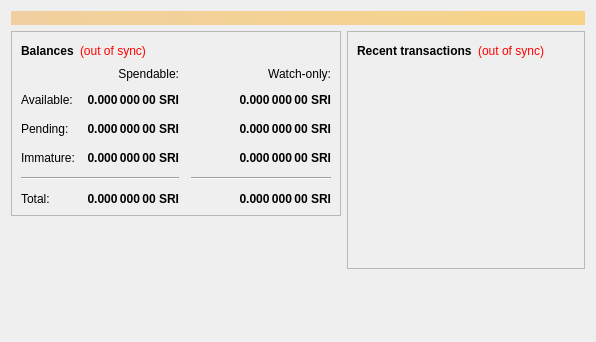
<?xml version="1.0" encoding="UTF-8"?>
<ui version="4.0">
 <class>OverviewPage</class>
 <widget class="QWidget" name="OverviewPage">
  <property name="geometry">
   <rect>
    <x>0</x>
    <y>0</y>
    <width>596</width>
    <height>342</height>
   </rect>
  </property>
  <property name="windowTitle">
   <string>Form</string>
  </property>
  <layout class="QVBoxLayout" name="topLayout">
   <item>
    <widget class="QLabel" name="labelAlerts">
     <property name="visible">
      <bool>false</bool>
     </property>
     <property name="styleSheet">
      <string notr="true">background-color: qlineargradient(x1: 0, y1: 0, x2: 1, y2: 0, stop:0 #F0D0A0, stop:1 #F8D488); color:#000000;</string>
     </property>
     <property name="wordWrap">
      <bool>true</bool>
     </property>
     <property name="margin">
      <number>3</number>
     </property>
    </widget>
   </item>
   <item>
    <layout class="QHBoxLayout" name="horizontalLayout" stretch="1,1">
     <item>
      <layout class="QVBoxLayout" name="verticalLayout_2">
       <item>
        <widget class="QFrame" name="frame">
         <property name="frameShape">
          <enum>QFrame::StyledPanel</enum>
         </property>
         <property name="frameShadow">
          <enum>QFrame::Raised</enum>
         </property>
         <layout class="QVBoxLayout" name="verticalLayout_4">
          <item>
           <layout class="QHBoxLayout" name="horizontalLayout_4">
            <item>
             <widget class="QLabel" name="label_5">
              <property name="font">
               <font>
                <weight>75</weight>
                <bold>true</bold>
               </font>
              </property>
              <property name="text">
               <string>Balances</string>
              </property>
             </widget>
            </item>
            <item>
             <widget class="QLabel" name="labelWalletStatus">
              <property name="cursor">
               <cursorShape>WhatsThisCursor</cursorShape>
              </property>
              <property name="toolTip">
               <string>The displayed information may be out of date. Your wallet automatically synchronizes with the Bitcoin network after a connection is established, but this process has not completed yet.</string>
              </property>
              <property name="styleSheet">
               <string notr="true">QLabel { color: red; }</string>
              </property>
              <property name="text">
               <string notr="true">(out of sync)</string>
              </property>
              <property name="alignment">
               <set>Qt::AlignLeading|Qt::AlignLeft|Qt::AlignVCenter</set>
              </property>
             </widget>
            </item>
            <item>
             <spacer name="horizontalSpacer_3">
              <property name="orientation">
               <enum>Qt::Horizontal</enum>
              </property>
              <property name="sizeHint" stdset="0">
               <size>
                <width>40</width>
                <height>20</height>
               </size>
              </property>
             </spacer>
            </item>
           </layout>
          </item>
          <item>
           <layout class="QGridLayout" name="gridLayout">
            <property name="spacing">
             <number>12</number>
            </property>
            <item row="2" column="2">
             <widget class="QLabel" name="labelWatchPending">
              <property name="font">
               <font>
                <weight>75</weight>
                <bold>true</bold>
               </font>
              </property>
              <property name="cursor">
               <cursorShape>IBeamCursor</cursorShape>
              </property>
              <property name="toolTip">
               <string>Unconfirmed transactions to watch-only addresses</string>
              </property>
              <property name="text">
               <string notr="true">0.000 000 00 SRI</string>
              </property>
              <property name="alignment">
               <set>Qt::AlignRight|Qt::AlignTrailing|Qt::AlignVCenter</set>
              </property>
              <property name="textInteractionFlags">
               <set>Qt::LinksAccessibleByMouse|Qt::TextSelectableByKeyboard|Qt::TextSelectableByMouse</set>
              </property>
             </widget>
            </item>
            <item row="2" column="1">
             <widget class="QLabel" name="labelUnconfirmed">
              <property name="font">
               <font>
                <weight>75</weight>
                <bold>true</bold>
               </font>
              </property>
              <property name="cursor">
               <cursorShape>IBeamCursor</cursorShape>
              </property>
              <property name="toolTip">
               <string>Total of transactions that have yet to be confirmed, and do not yet count toward the spendable balance</string>
              </property>
              <property name="text">
               <string notr="true">0.000 000 00 SRI</string>
              </property>
              <property name="alignment">
               <set>Qt::AlignRight|Qt::AlignTrailing|Qt::AlignVCenter</set>
              </property>
              <property name="textInteractionFlags">
               <set>Qt::LinksAccessibleByMouse|Qt::TextSelectableByKeyboard|Qt::TextSelectableByMouse</set>
              </property>
             </widget>
            </item>
            <item row="3" column="2">
             <widget class="QLabel" name="labelWatchImmature">
              <property name="font">
               <font>
                <weight>75</weight>
                <bold>true</bold>
               </font>
              </property>
              <property name="cursor">
               <cursorShape>IBeamCursor</cursorShape>
              </property>
              <property name="toolTip">
               <string>Mined balance in watch-only addresses that has not yet matured</string>
              </property>
              <property name="text">
               <string notr="true">0.000 000 00 SRI</string>
              </property>
              <property name="alignment">
               <set>Qt::AlignRight|Qt::AlignTrailing|Qt::AlignVCenter</set>
              </property>
              <property name="textInteractionFlags">
               <set>Qt::LinksAccessibleByMouse|Qt::TextSelectableByKeyboard|Qt::TextSelectableByMouse</set>
              </property>
             </widget>
            </item>
            <item row="4" column="0" colspan="2">
             <widget class="Line" name="line">
              <property name="orientation">
               <enum>Qt::Horizontal</enum>
              </property>
             </widget>
            </item>
            <item row="4" column="2">
             <widget class="Line" name="lineWatchBalance">
              <property name="sizePolicy">
               <sizepolicy hsizetype="Preferred" vsizetype="Fixed">
                <horstretch>0</horstretch>
                <verstretch>0</verstretch>
               </sizepolicy>
              </property>
              <property name="minimumSize">
               <size>
                <width>140</width>
                <height>0</height>
               </size>
              </property>
              <property name="orientation">
               <enum>Qt::Horizontal</enum>
              </property>
             </widget>
            </item>
            <item row="5" column="0">
             <widget class="QLabel" name="labelTotalText">
              <property name="text">
               <string>Total:</string>
              </property>
             </widget>
            </item>
            <item row="3" column="1">
             <widget class="QLabel" name="labelImmature">
              <property name="font">
               <font>
                <weight>75</weight>
                <bold>true</bold>
               </font>
              </property>
              <property name="cursor">
               <cursorShape>IBeamCursor</cursorShape>
              </property>
              <property name="toolTip">
               <string>Mined balance that has not yet matured</string>
              </property>
              <property name="text">
               <string notr="true">0.000 000 00 SRI</string>
              </property>
              <property name="alignment">
               <set>Qt::AlignRight|Qt::AlignTrailing|Qt::AlignVCenter</set>
              </property>
              <property name="textInteractionFlags">
               <set>Qt::LinksAccessibleByMouse|Qt::TextSelectableByKeyboard|Qt::TextSelectableByMouse</set>
              </property>
             </widget>
            </item>
            <item row="2" column="3">
             <spacer name="horizontalSpacer_2">
              <property name="orientation">
               <enum>Qt::Horizontal</enum>
              </property>
              <property name="sizeHint" stdset="0">
               <size>
                <width>40</width>
                <height>20</height>
               </size>
              </property>
             </spacer>
            </item>
            <item row="3" column="0">
             <widget class="QLabel" name="labelImmatureText">
              <property name="text">
               <string>Immature:</string>
              </property>
             </widget>
            </item>
            <item row="5" column="1">
             <widget class="QLabel" name="labelTotal">
              <property name="font">
               <font>
                <weight>75</weight>
                <bold>true</bold>
               </font>
              </property>
              <property name="cursor">
               <cursorShape>IBeamCursor</cursorShape>
              </property>
              <property name="toolTip">
               <string>Your current total balance</string>
              </property>
              <property name="text">
               <string notr="true">0.000 000 00 SRI</string>
              </property>
              <property name="alignment">
               <set>Qt::AlignRight|Qt::AlignTrailing|Qt::AlignVCenter</set>
              </property>
              <property name="textInteractionFlags">
               <set>Qt::LinksAccessibleByMouse|Qt::TextSelectableByKeyboard|Qt::TextSelectableByMouse</set>
              </property>
             </widget>
            </item>
            <item row="5" column="2">
             <widget class="QLabel" name="labelWatchTotal">
              <property name="font">
               <font>
                <weight>75</weight>
                <bold>true</bold>
               </font>
              </property>
              <property name="cursor">
               <cursorShape>IBeamCursor</cursorShape>
              </property>
              <property name="toolTip">
               <string>Current total balance in watch-only addresses</string>
              </property>
              <property name="text">
               <string notr="true">0.000 000 00 SRI</string>
              </property>
              <property name="alignment">
               <set>Qt::AlignRight|Qt::AlignTrailing|Qt::AlignVCenter</set>
              </property>
              <property name="textInteractionFlags">
               <set>Qt::LinksAccessibleByMouse|Qt::TextSelectableByKeyboard|Qt::TextSelectableByMouse</set>
              </property>
             </widget>
            </item>
            <item row="0" column="2">
             <widget class="QLabel" name="labelWatchonly">
              <property name="text">
               <string>Watch-only:</string>
              </property>
              <property name="alignment">
               <set>Qt::AlignRight|Qt::AlignTrailing|Qt::AlignVCenter</set>
              </property>
             </widget>
            </item>
            <item row="1" column="0">
             <widget class="QLabel" name="labelBalanceText">
              <property name="text">
               <string>Available:</string>
              </property>
             </widget>
            </item>
            <item row="1" column="1">
             <widget class="QLabel" name="labelBalance">
              <property name="font">
               <font>
                <weight>75</weight>
                <bold>true</bold>
               </font>
              </property>
              <property name="cursor">
               <cursorShape>IBeamCursor</cursorShape>
              </property>
              <property name="toolTip">
               <string>Your current spendable balance</string>
              </property>
              <property name="text">
               <string notr="true">0.000 000 00 SRI</string>
              </property>
              <property name="alignment">
               <set>Qt::AlignRight|Qt::AlignTrailing|Qt::AlignVCenter</set>
              </property>
              <property name="textInteractionFlags">
               <set>Qt::LinksAccessibleByMouse|Qt::TextSelectableByKeyboard|Qt::TextSelectableByMouse</set>
              </property>
             </widget>
            </item>
            <item row="1" column="2">
             <widget class="QLabel" name="labelWatchAvailable">
              <property name="font">
               <font>
                <weight>75</weight>
                <bold>true</bold>
               </font>
              </property>
              <property name="cursor">
               <cursorShape>IBeamCursor</cursorShape>
              </property>
              <property name="toolTip">
               <string>Your current balance in watch-only addresses</string>
              </property>
              <property name="text">
               <string notr="true">0.000 000 00 SRI</string>
              </property>
              <property name="alignment">
               <set>Qt::AlignRight|Qt::AlignTrailing|Qt::AlignVCenter</set>
              </property>
              <property name="textInteractionFlags">
               <set>Qt::LinksAccessibleByMouse|Qt::TextSelectableByKeyboard|Qt::TextSelectableByMouse</set>
              </property>
             </widget>
            </item>
            <item row="2" column="0">
             <widget class="QLabel" name="labelPendingText">
              <property name="text">
               <string>Pending:</string>
              </property>
             </widget>
            </item>
            <item row="0" column="1">
             <widget class="QLabel" name="labelSpendable">
              <property name="text">
               <string>Spendable:</string>
              </property>
              <property name="alignment">
               <set>Qt::AlignRight|Qt::AlignTrailing|Qt::AlignVCenter</set>
              </property>
             </widget>
            </item>
           </layout>
          </item>
         </layout>
        </widget>
       </item>
       <item>
        <spacer name="verticalSpacer">
         <property name="orientation">
          <enum>Qt::Vertical</enum>
         </property>
         <property name="sizeHint" stdset="0">
          <size>
           <width>20</width>
           <height>40</height>
          </size>
         </property>
        </spacer>
       </item>
      </layout>
     </item>
     <item>
      <layout class="QVBoxLayout" name="verticalLayout_3">
       <item>
        <widget class="QFrame" name="frame_2">
         <property name="frameShape">
          <enum>QFrame::StyledPanel</enum>
         </property>
         <property name="frameShadow">
          <enum>QFrame::Raised</enum>
         </property>
         <layout class="QVBoxLayout" name="verticalLayout">
          <item>
           <layout class="QHBoxLayout" name="horizontalLayout_2">
            <item>
             <widget class="QLabel" name="label_4">
              <property name="font">
               <font>
                <weight>75</weight>
                <bold>true</bold>
               </font>
              </property>
              <property name="text">
               <string>Recent transactions</string>
              </property>
             </widget>
            </item>
            <item>
             <widget class="QLabel" name="labelTransactionsStatus">
              <property name="cursor">
               <cursorShape>WhatsThisCursor</cursorShape>
              </property>
              <property name="toolTip">
               <string>The displayed information may be out of date. Your wallet automatically synchronizes with the Bitcoin network after a connection is established, but this process has not completed yet.</string>
              </property>
              <property name="styleSheet">
               <string notr="true">QLabel { color: red; }</string>
              </property>
              <property name="text">
               <string notr="true">(out of sync)</string>
              </property>
              <property name="alignment">
               <set>Qt::AlignRight|Qt::AlignTrailing|Qt::AlignVCenter</set>
              </property>
             </widget>
            </item>
            <item>
             <spacer name="horizontalSpacer">
              <property name="orientation">
               <enum>Qt::Horizontal</enum>
              </property>
              <property name="sizeHint" stdset="0">
               <size>
                <width>40</width>
                <height>20</height>
               </size>
              </property>
             </spacer>
            </item>
           </layout>
          </item>
          <item>
           <widget class="QListView" name="listTransactions">
            <property name="styleSheet">
             <string notr="true">QListView { background: transparent; }</string>
            </property>
            <property name="frameShape">
             <enum>QFrame::NoFrame</enum>
            </property>
            <property name="verticalScrollBarPolicy">
             <enum>Qt::ScrollBarAlwaysOff</enum>
            </property>
            <property name="horizontalScrollBarPolicy">
             <enum>Qt::ScrollBarAlwaysOff</enum>
            </property>
            <property name="selectionMode">
             <enum>QAbstractItemView::NoSelection</enum>
            </property>
           </widget>
          </item>
         </layout>
        </widget>
       </item>
       <item>
        <spacer name="verticalSpacer_2">
         <property name="orientation">
          <enum>Qt::Vertical</enum>
         </property>
         <property name="sizeHint" stdset="0">
          <size>
           <width>20</width>
           <height>40</height>
          </size>
         </property>
        </spacer>
       </item>
      </layout>
     </item>
    </layout>
   </item>
  </layout>
 </widget>
 <resources/>
 <connections/>
</ui>
